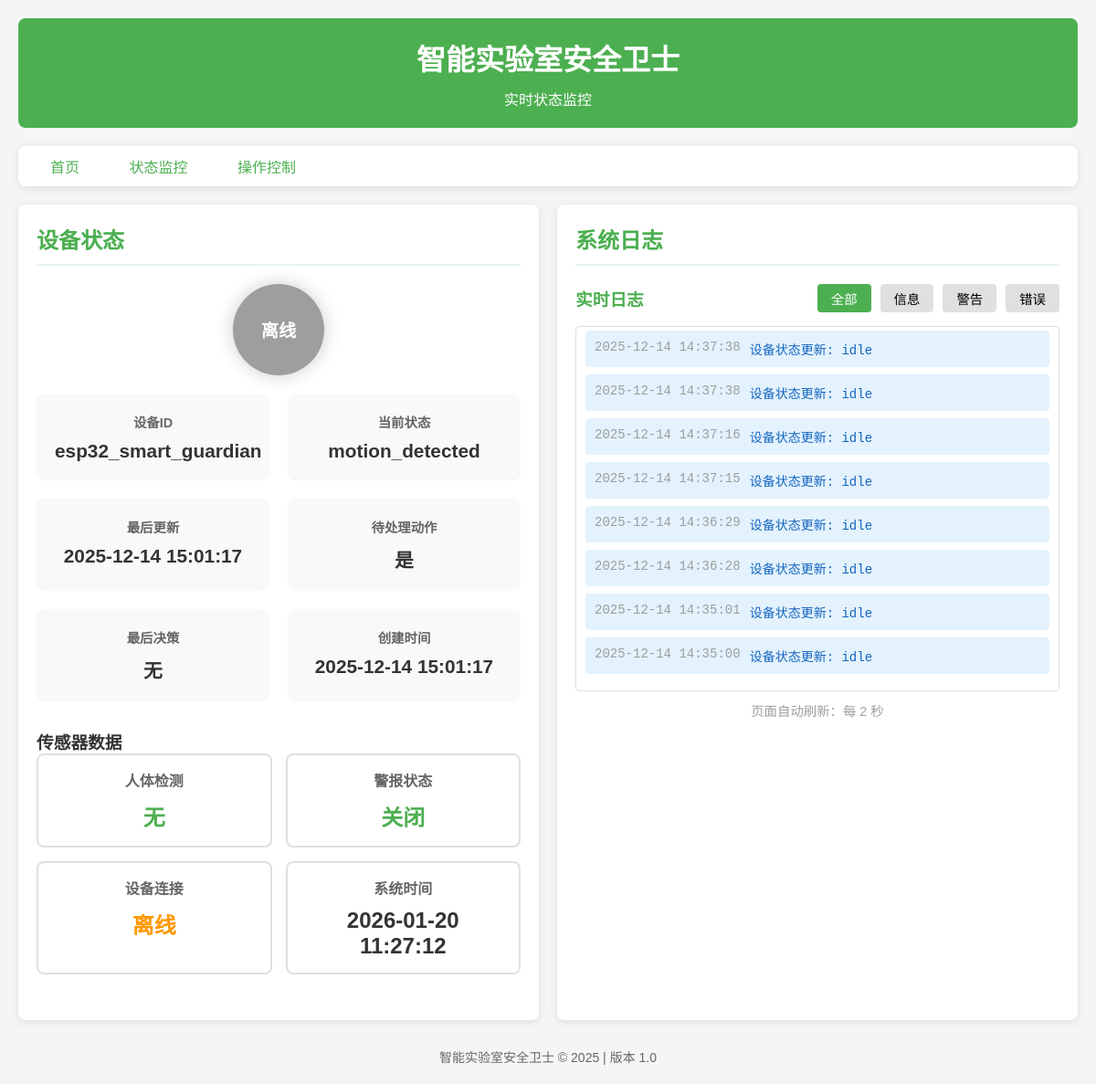
Page /status on the committed database.
### tables this page shows
CREATE TABLE devices (
                device_id TEXT PRIMARY KEY,
                status TEXT NOT NULL,
                last_seen REAL NOT NULL,
                pending_action INTEGER DEFAULT 0,
                last_decision TEXT,
                created_time REAL NOT NULL
            );

CREATE TABLE logs (
                id INTEGER PRIMARY KEY AUTOINCREMENT,
                device_id TEXT,
                level TEXT NOT NULL,
                message TEXT NOT NULL,
                timestamp REAL NOT NULL
            );

### main.py (the view)
@app.route('/status')
def status():
    device = db.get_device_status(config.DEVICE_ID)
    logs = db.get_recent_logs(config.DEVICE_ID, limit=20)
    return render_template('status.html', device=device, logs=logs, current_status=current_status, time=time)

### database.py (called while the page is built)
    def get_connection(self):
        return sqlite3.connect(self.db_path)

    def get_device_status(self, device_id):
        conn = self.get_connection()
        cursor = conn.cursor()
        cursor.execute('''
            SELECT * FROM devices WHERE device_id = ?
        ''', (device_id,))
        result = cursor.fetchone()
        conn.close()
        return result

    def get_recent_logs(self, device_id=None, limit=20):
        conn = self.get_connection()
        cursor = conn.cursor()
        if device_id:
            cursor.execute('''
                SELECT * FROM logs WHERE device_id = ?
                ORDER BY timestamp DESC LIMIT ?
            ''', (device_id, limit))
        else:
            cursor.execute('''
                SELECT * FROM logs
                ORDER BY timestamp DESC LIMIT ?
            ''', (limit,))
        results = cursor.fetchall()
        conn.close()
        return results

### main.py (called while the page is built)
def format_time(timestamp, format_str='%Y-%m-%d %H:%M:%S'):
    return time.strftime(format_str, time.localtime(timestamp))

### templates/status.html (shortened to what this page needs)
<!DOCTYPE html>
<html lang="zh-CN">
<head>
</head>
<body data-refresh-interval="{{ config.REFRESH_INTERVAL * 1000 }}">
    <div class="container">
        <header>
            <h1>智能实验室安全卫士</h1>
            <p>实时状态监控</p>
        </header>
        <div class="nav-bar">
            <a href="/">首页</a>
            <a href="/status">状态监控</a>
            <a href="/action">操作控制</a>
        </div>
        <div class="main-content">
            <div class="section">
                <h2>设备状态</h2>
                <div class="device-info">
                    {% if device %}
                    <div class="status-indicator
                        {% if current_status.alarm_active %}status-alarm{% elif current_status.motion_detected %}status-warning{% elif current_status.device_connected %}status-normal{% else %}status-offline{% endif %}">
                        {% if current_status.alarm_active %}警报中
                        {% elif current_status.motion_detected %}警告
                        {% elif current_status.device_connected %}正常
                        {% else %}离线{% endif %}
                    </div>
                    <div class="info-grid">
                        <div class="info-item">
                            <span class="info-label">设备ID</span>
                            <span class="info-value">{{ device[0] }}</span>
                        </div>
                        <div class="info-item">
                            <span class="info-label">当前状态</span>
                            <span class="info-value">{{ device[1] }}</span>
                        </div>
                        <div class="info-item">
                            <span class="info-label">最后更新</span>
                            <span class="info-value">{{ device[2] | strftime('%Y-%m-%d %H:%M:%S') }}</span>
                        </div>
                        <div class="info-item">
                            <span class="info-label">待处理动作</span>
                            <span class="info-value">{{ '是' if device[3] else '否' }}</span>
                        </div>
                        <div class="info-item">
                            <span class="info-label">最后决策</span>
                            <span class="info-value">{{ device[4] if device[4] else '无' }}</span>
                        </div>
                        <div class="info-item">
                            <span class="info-label">创建时间</span>
                            <span class="info-value">{{ device[5] | strftime('%Y-%m-%d %H:%M:%S') }}</span>
                        </div>
                    </div>
                    {% else %}
                    <div class="status-indicator status-offline">离线</div>
                    <p style="text-align: center; color: #9e9e9e;">设备未注册或离线</p>
                    {% endif %}
                </div>
                <div class="sensor-data">
                    <h3>传感器数据</h3>
                    <div class="sensor-grid">
                        <div class="sensor-item">
                            <div class="sensor-name">人体检测</div>
                            <div class="sensor-value {% if current_status.motion_detected %}red{% else %}green{% endif %}">
                                {{ '检测到' if current_status.motion_detected else '无' }}
                            </div>
                        </div>
                        <div class="sensor-item">
                            <div class="sensor-name">警报状态</div>
                            <div class="sensor-value {% if current_status.alarm_active %}red{% else %}green{% endif %}">
                                {{ '触发' if current_status.alarm_active else '关闭' }}
                            </div>
                        </div>
                        <div class="sensor-item">
                            <div class="sensor-name">设备连接</div>
                            <div class="sensor-value {% if current_status.device_connected %}green{% else %}yellow{% endif %}">
                                {{ '在线' if current_status.device_connected else '离线' }}
                            </div>
                        </div>
                        <div class="sensor-item">
                            <div class="sensor-name">系统时间</div>
                            <div class="sensor-value">
                                {{ time.time() | strftime('%Y-%m-%d %H:%M:%S') }}
                            </div>
                        </div>
                    </div>
                </div>
            </div>
            <div class="section">
                <h2>系统日志</h2>
                <div class="logs-header">
                    <h3>实时日志</h3>
                    <div class="log-levels">
                        <button class="level-btn active" data-level="all">全部</button>
                        <button class="level-btn" data-level="INFO">信息</button>
                        <button class="level-btn" data-level="WARNING">警告</button>
                        <button class="level-btn" data-level="ERROR">错误</button>
                    </div>
                </div>
                <div class="logs-list" id="logsList">
                    {% if logs %}
                    {% for log in logs %}
                    <div class="log-item log-{{ log[2].lower() }}" data-level="{{ log[2] }}">
                        <span class="log-time">{{ log[4] | strftime('%Y-%m-%d %H:%M:%S') }}</span>
                        <span class="log-content">{{ log[3] }}</span>
                    </div>
                    {% endfor %}
                    {% else %}
                    <p style="text-align: center; color: #9e9e9e;">暂无日志记录</p>
                    {% endif %}
                </div>
                <div class="refresh-time">
                    页面自动刷新：每 {{ config.REFRESH_INTERVAL }} 秒
                </div>
            </div>
        </div>
        <footer>
            <p>智能实验室安全卫士 &copy; 2025 | 版本 1.0</p>
        </footer>
    </div>
</body>
</html>

### templates/status.html (style rules this page uses)
* { margin: 0; padding: 0; box-sizing: border-box; }
body { font-family: 'Arial', sans-serif; background-color: #f5f5f5; color: #333; }
.container { max-width: 1200px; margin: 0 auto; padding: 20px; }
header { background-color: #4CAF50; color: white; padding: 20px; border-radius: 8px; margin-bottom: 20px; text-align: center; }
h1 { font-size: 2em; margin-bottom: 10px; }
.nav-bar { background-color: white; padding: 10px; border-radius: 8px; margin-bottom: 20px; box-shadow: 0 2px 10px rgba(0,0,0,0.1); }
.nav-bar a { color: #4CAF50; text-decoration: none; padding: 10px 20px; margin: 0 5px; border-radius: 4px; transition: background-color 0.3s ease; }
.main-content { display: flex; gap: 20px; flex-wrap: wrap; }
.section { background-color: white; border-radius: 8px; padding: 20px; box-shadow: 0 2px 10px rgba(0,0,0,0.1); flex: 1; min-width: 300px; }
h2 { margin-bottom: 20px; color: #4CAF50; border-bottom: 2px solid #e8f5e9; padding-bottom: 10px; }
.device-info { margin-bottom: 30px; }
.info-grid { display: grid; grid-template-columns: repeat(auto-fit, minmax(250px, 1fr)); gap: 20px; }
.info-item { background-color: #f9f9f9; padding: 20px; border-radius: 8px; text-align: center; }
.info-label { display: block; font-weight: bold; color: #666; margin-bottom: 10px; font-size: 0.9em; }
.info-value { font-size: 1.3em; font-weight: bold; color: #333; }
.status-indicator { width: 100px; height: 100px; border-radius: 50%; margin: 0 auto 20px; display: flex; align-items: center; justify-content: center; font-weight: bold; color: white; font-size: 1.2em; box-shadow: 0 0 20px rgba(0,0,0,0.2); }
.status-offline { background-color: #9e9e9e; }
.sensor-data { margin-bottom: 30px; }
.sensor-grid { display: grid; grid-template-columns: repeat(auto-fit, minmax(200px, 1fr)); gap: 15px; }
.sensor-item { text-align: center; padding: 15px; border-radius: 8px; border: 2px solid #e0e0e0; }
.sensor-name { font-weight: bold; margin-bottom: 10px; color: #666; }
.sensor-value { font-size: 1.5em; font-weight: bold; }
.sensor-value.green { color: #4CAF50; }
.sensor-value.yellow { color: #ff9800; }
.logs-header { display: flex; justify-content: space-between; align-items: center; margin-bottom: 15px; }
.logs-header h3 { color: #4CAF50; }
.log-levels { display: flex; gap: 10px; }
.level-btn { padding: 5px 15px; border: none; border-radius: 4px; background-color: #e0e0e0; cursor: pointer; font-size: 0.9em; transition: all 0.3s ease; }
.level-btn.active { background-color: #4CAF50; color: white; }
.logs-list { max-height: 400px; overflow-y: auto; border: 1px solid #ddd; border-radius: 4px; padding: 10px; }
.log-item { padding: 10px; margin-bottom: 8px; border-radius: 4px; font-family: 'Courier New', monospace; font-size: 14px; display: flex; gap: 10px; align-items: flex-start; }
.log-time { color: #9e9e9e; min-width: 150px; flex-shrink: 0; }
.log-content { flex-grow: 1; }
.log-info { background-color: #e3f2fd; color: #1565c0; }
.refresh-time { text-align: center; color: #9e9e9e; font-size: 0.9em; margin-top: 10px; }
footer { text-align: center; margin-top: 30px; color: #666; font-size: 14px; }

### rows in the picture
devices: device_id "esp32_smart_guardian", status "motion_detected", last_seen "2025-12-14 15:01:17", pending_action "是", created_time "2025-12-14 15:01:17"
logs: timestamp "2025-12-14 14:37:38", message "设备状态更新: idle"
logs: timestamp "2025-12-14 14:37:38", message "设备状态更新: idle"
logs: timestamp "2025-12-14 14:37:16", message "设备状态更新: idle"
logs: timestamp "2025-12-14 14:37:15", message "设备状态更新: idle"
logs: timestamp "2025-12-14 14:36:29", message "设备状态更新: idle"
logs: timestamp "2025-12-14 14:36:28", message "设备状态更新: idle"
logs: timestamp "2025-12-14 14:35:01", message "设备状态更新: idle"
logs: timestamp "2025-12-14 14:35:00", message "设备状态更新: idle"

### other values in the picture
{{ device[4] if device[4] else '无' }} "无"
{{ '检测到' if current_status.motion_detected else '无' }} "无"
{{ '触发' if current_status.alarm_active else '关闭' }} "关闭"
{{ '在线' if current_status.device_connected else '离线' }} "离线"
{{ config.REFRESH_INTERVAL }} "2"
